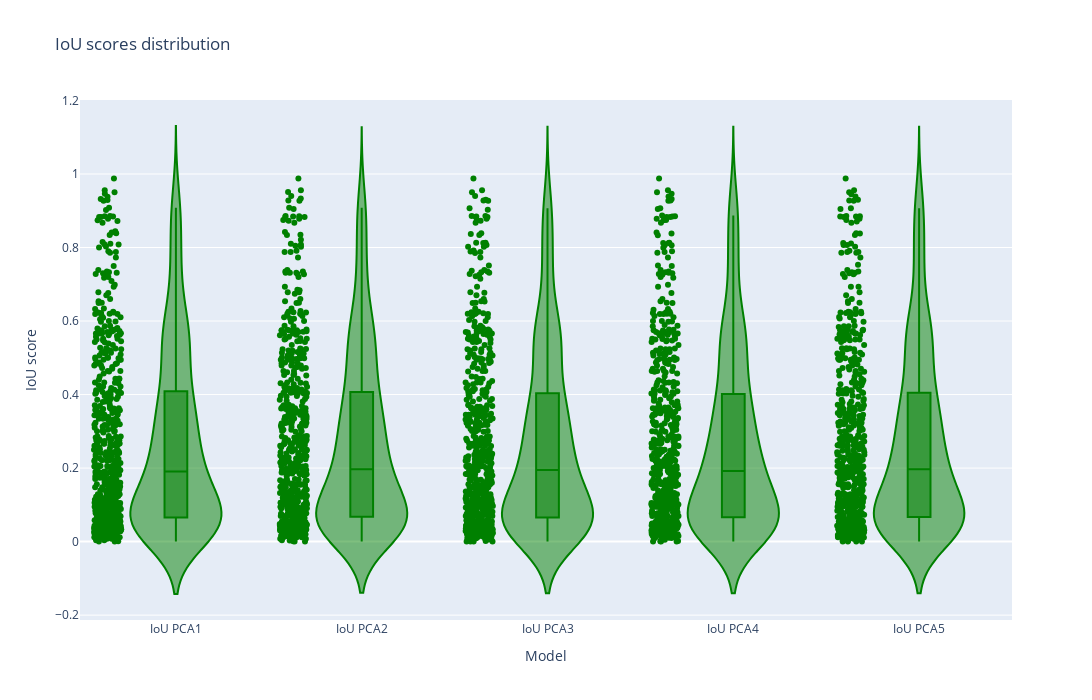

Source (notebook cell):
### Code cell
fig = px.violin(df_res[['IoU PCA1', 'IoU PCA2','IoU PCA3', 'IoU PCA4', 'IoU PCA5']], points="all", color_discrete_sequence=['green'], title='IoU scores distribution', box=True, width=1400, height=700)
fig.update_layout(xaxis_title='Model', yaxis_title='IoU score')
fig.show()
fig.write_html('iou_distribution_pca_nb_skincancer_new.html')
fig.write_image('iou_distribution_pca_nb_skincancer_new.png')

### Figure 1 — Plotly figure (JSON) as saved in the notebook; plotly's stock layout.template omitted (floating-point values rounded to 4 significant figures; data arrays with more than 128 entries replaced by an {"elided": "..."} marker saying what was removed)
{"data": [{"alignmentgroup": "True", "box": {"visible": true}, "hovertemplate": "variable=%{x}<br>value=%{y}<extra></extra>", "legendgroup": "", "marker": {"color": "green"}, "name": "", "offsetgroup": "", "orientation": "v", "points": "all", "scalegroup": "True", "showlegend": false, "type": "violin", "x": {"elided": "3000 str values"}, "x0": " ", "xaxis": "x", "y": {"elided": "3000 float values"}, "y0": " ", "yaxis": "y"}], "layout": {"height": 700, "legend": {"tracegroupgap": 0}, "title": {"text": "IoU scores distribution"}, "violinmode": "group", "width": 1400, "xaxis": {"anchor": "y", "domain": [0, 1], "title": {"text": "Model"}}, "yaxis": {"anchor": "x", "domain": [0, 1], "title": {"text": "IoU score"}}}}
